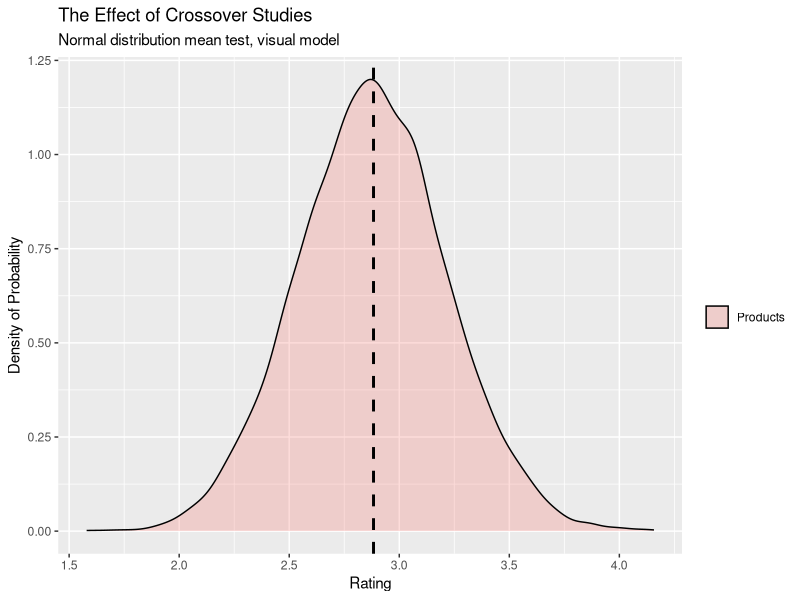

Reproduce this figure in R.
# crossover.r
# Jack Margeson, Summer of 2019
# R script for analyzing the effect of crossover studies. Part of an internship project for Proctor & Gamble.

# Library inclusions
library(ggplot2) # Graphic generator
library(reshape2) # Melt data for plot
library(readxl) # Import dataset from Excel

#--------------- Both Models ---------------#

# Normal distribution mean test
# The point of this test is to show visually the 
# Tests the rnorm() function with same paramaters going to be used in data generation.
model.df <- data.frame(Products = rnorm(10000, 2.883, 0.34))
model.df.melt <- melt(model.df)
model.plot <- ggplot(model.df.melt, aes(x = value, fill = variable)) + 
  geom_density(
    alpha = 0.25) +
  geom_vline(aes(xintercept=2.883),
             color="black", linetype="dashed", size=1)
model.plot + labs(
  title = "The Effect of Crossover Studies",
  subtitle="Normal distribution mean test, visual model",
  x = "Rating", 
  y = "Density of Probability", 
  fill = "")

#--------------- Model #1 ---------------#

# Model #1 - Data generation
# Each sequence 1-6 is assigned 3 subjects.
# Each subject undergoes 6 treatments in total, across 6 periods.
# 108 random data values are generated here from the normal model for use in data generation.
# Since we're looking for a baseline, all products (A-F) pull from the same normal distribution.
# model1.data <- rnorm(108, 2.883, 0.34)
model1.data <- read_excel("./model1_data.xlsx")

#--------------- Model #2 ---------------#

# Model #2 - Data generation
# Each sequence 1-4 is assigned 3 subjects.
# Each subject undergoes 4 treatments in total, across 4 periods with washout periods.
# 48 random data values are generated here from the normal model for use in data generation.
# Since we're looking for a baseline, all products (A & B) pull from the same normal distribution.
# model2.data <- rnorm(48, 2.883, 0.34)
model2.data <- read_excel("./model2_data.xlsx")